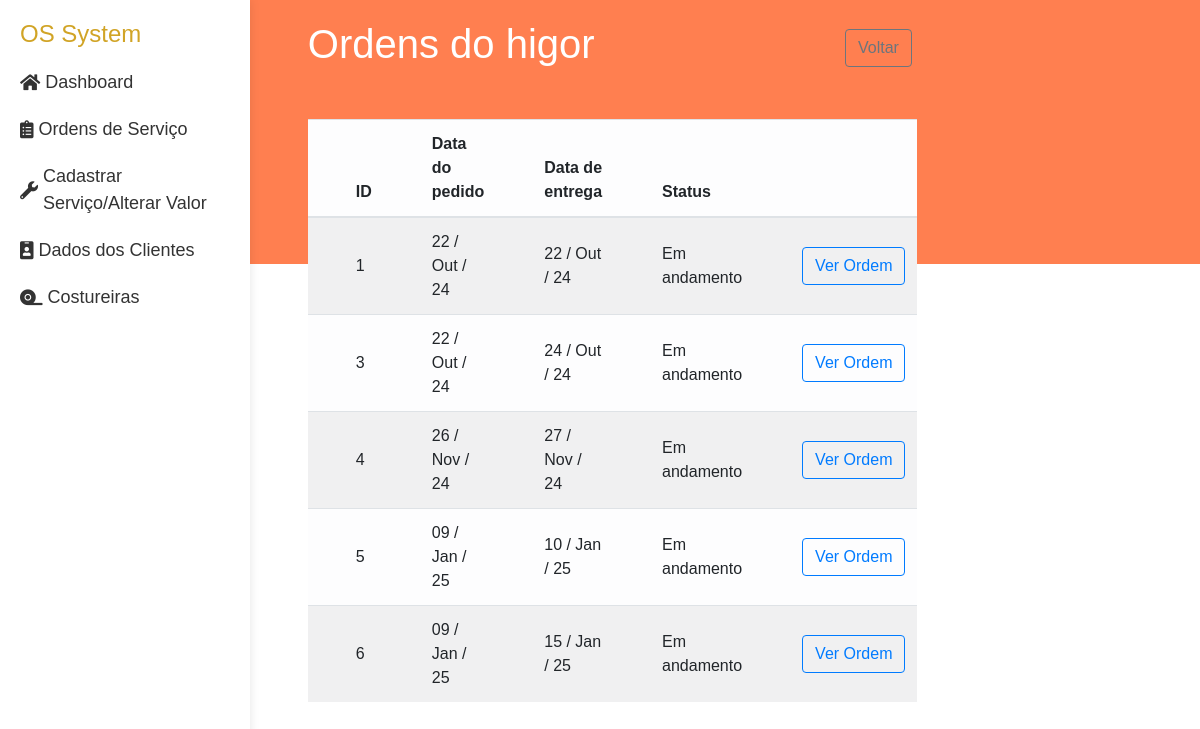
Page /clientes/ordens_cliente_1 on the earlier database version.
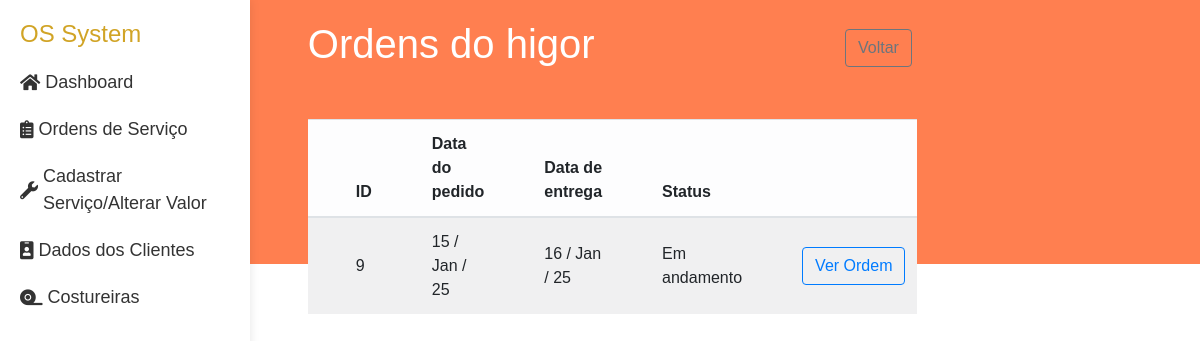
Same page on the later database version.
### ordens/models.py (models this page shows, shortened)
class Ordem(models.Model):
    cliente = models.ForeignKey(Cliente, related_name='ordens', on_delete=models.CASCADE)
    data_pedido = models.DateTimeField(auto_now_add=True)
    data_entrega = models.DateField(verbose_name='Data de entrega')
    status = models.IntegerField(choices=STATUS, default=0)

### cliente/views.py (the view)
# urls.py: path('ordens_cliente_<int:id>', views.ordens_cliente, name= 'ordens_cliente'),
def ordens_cliente(request, id):
    cliente = get_object_or_404(models.Cliente, pk=id)
    return render(request, 'cliente/ordens_cliente.html',{'cliente':cliente})

### cliente/models.py (called while the page is built)
    def __str__(self):
        return self.nome

### cliente/templates/cliente/ordens_cliente.html
{% extends "layout.html" %}
{% block content %}
<div class='block'>
    <h1>Ordens do {{cliente}}</h1>
    <div>
        <a class='btn btn-outline-secondary' href="{% url "cliente:clientes" %}">Voltar</a>
    </div>
</div>
<div >
    <table class='tabela-cliente-ordem table table-striped table-light'>
        <thead>
            <th>ID</th>
            <th>Data do pedido</th>
            <th>Data de entrega</th>
            <th>Status</th>
            <th></th>
        </thead>
        <tbody>
            {% if cliente.ordens.count  %}
                {% for ordem in cliente.ordens.all %}
                <tr>
                    <td>
                        {{ordem.id}}
                    </td>
                    <td>
                        {{ordem.data_pedido|date:"d / M / y"}}
                    </td>
                    <td>
                        {{ordem.data_entrega|date:"d / M / y"}}
                    </td>
                    <td>
                        Em andamento
                    </td>
                    <td style='text-align: center;'>
                        <a class='btn btn-outline-primary' href="{% url "cliente:preview" ordem.id %}">Ver Ordem</a>
                    </td>
                </tr>
                {% endfor %}
            {% else %}
                <td colspan="5" >Não possui ordens...</td>
            {% endif %}
        </tbody>
    </table>
</div>
{% endblock %}

Differences in the rows shown:
removed Ordem: id "1", data_pedido "22 / Out / 24", data_entrega "22 / Out / 24"
removed Ordem: id "3", data_pedido "22 / Out / 24", data_entrega "24 / Out / 24"
removed Ordem: id "4", data_pedido "26 / Nov / 24", data_entrega "27 / Nov / 24"
removed Ordem: id "5", data_pedido "09 / Jan / 25", data_entrega "10 / Jan / 25"
removed Ordem: id "6", data_pedido "09 / Jan / 25", data_entrega "15 / Jan / 25"
added Ordem: id "9", data_pedido "15 / Jan / 25", data_entrega "16 / Jan / 25"
